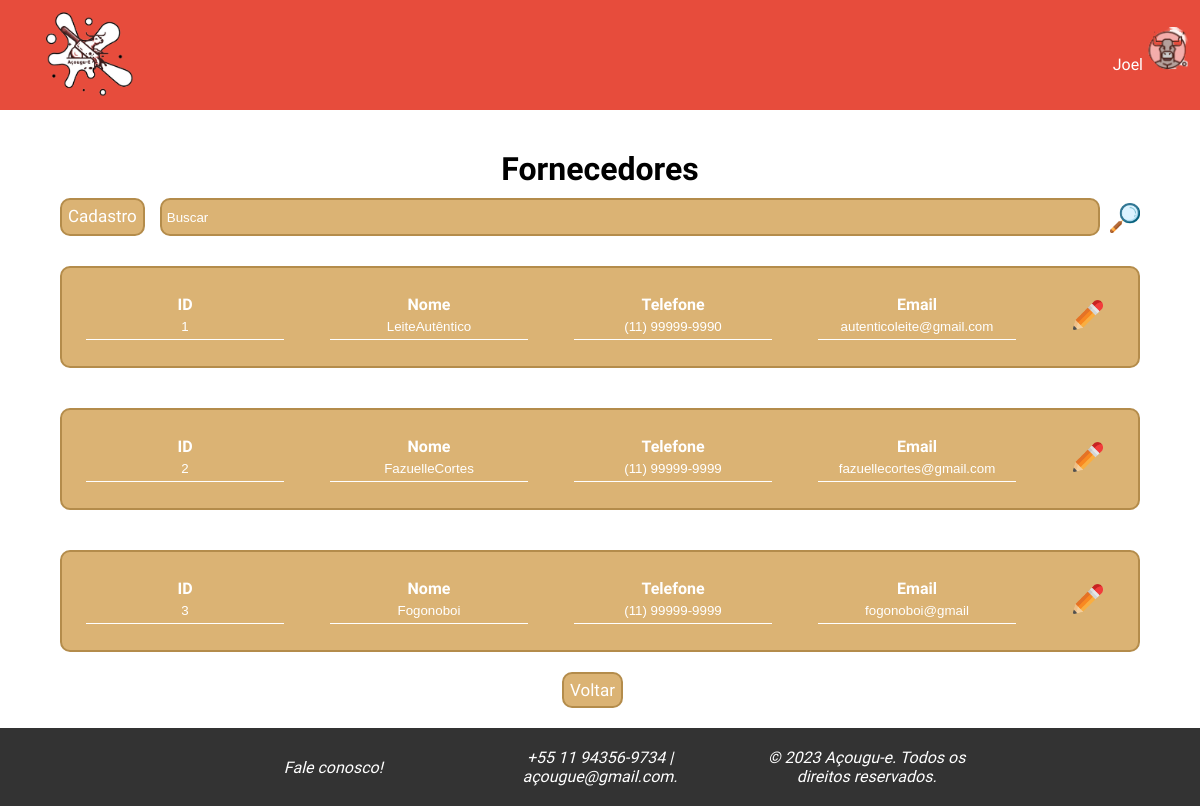
The page /php/php_adm/consultar_fornecedores.php (signed in) on the database its author committed.
### tables this page shows
CREATE TABLE `administradores` (
  `AdmId` int(11) NOT NULL,
  `Nome` varchar(50) DEFAULT NULL,
  `Email` varchar(50) DEFAULT NULL,
  `Senha` varchar(255) DEFAULT NULL
);

CREATE TABLE `fornecedores` (
  `FornecedorId` int(11) NOT NULL,
  `NomeFornecedor` varchar(50) NOT NULL,
  `Telefone` varchar(20) NOT NULL,
  `EmailFornecedor` varchar(100) NOT NULL
);

### includes/verifica.php (called while the page is built)
<?php
require 'config.php';
if (isset($_SESSION['tipo_usuario']) && !empty($_SESSION['tipo_usuario'])) {
    require_once 'Usuario.class.php';
    $u = new Usuario();
    if ($_SESSION['tipo_usuario'] == 'cliente') {
        if (isset($_SESSION['idcli']) && !empty($_SESSION['idcli'])) {
            $listLogged = $u->logged($_SESSION['idcli'], $_SESSION['tipo_usuario']);
            $nomeUsu = isset($listLogged['Nome']) ? $listLogged['Nome'] : null;
        } else {
            header("Location: login.php");
            exit();
        }
    } elseif ($_SESSION['tipo_usuario'] == 'administrador') {
        $listAdmin = $u->logged($_SESSION['id_admin'], $_SESSION['tipo_usuario']);
        $nomeUsu = is_array($listAdmin) ? $listAdmin['Nome'] : null;
    } else {
        header("Location: login.php");
        exit();
    }
} else {
    header("Location: ../../php_entrada/login.php");
    exit();
}
?>

### includes/Usuario.class.php (called while the page is built, shortened)
<?php
class Usuario {
    public function logged($id, $tipoUsuario)
    {
        global $pdo;
        $tabela = ($tipoUsuario == 'cliente') ? 'clientes' : 'administradores';
        $colunaId = ($tipoUsuario == 'cliente') ? 'ClienteId' : 'AdmId';
        $sql = "SELECT Nome FROM $tabela WHERE $colunaId = :id";
        $stmt = $pdo->prepare($sql);
        $stmt->bindValue(":id", $id);
        $stmt->execute();
        return $stmt->fetch(PDO::FETCH_ASSOC);
    }
}
?>

### php/php_adm/consultar_fornecedores.php (the view, shortened to what this page needs)
<?php
    require '../../includes/verifica.php';
    if (isset($_SESSION['id_admin']) && !empty($_SESSION['id_admin'])):
    if ($_SERVER['REQUEST_METHOD'] === 'GET' && isset($_GET['buscar'])) {
        $buscar = '%' . $_GET['buscar'] . '%';
        $sql = "SELECT * FROM fornecedores WHERE NomeFornecedor LIKE :buscar";
        $consulta = $pdo->prepare($sql);
        $consulta->bindParam(':buscar', $buscar, PDO::PARAM_STR);
        $consulta->execute();
    } else {
        $consulta = $pdo->prepare('SELECT * FROM fornecedores');
        $consulta->execute();
    }
?>
<!DOCTYPE html>
<html lang="pt-br">
<head>
    <link rel="stylesheet" href="../../style/css_adm/css-consultar_fornecedores.css">
</head>
<body>
    <?php include_once "nav_adm.php"; ?>
    <main>
        <h1>Fornecedores</h1>
        <div class="container">
            <form action="consultar_fornecedores.php">
                <a href="cadastrar_fornecedores.php" class="input_btn">Cadastro</a>
                <input type="text" name="buscar" class="container buscar" placeholder="Buscar">
                <button type="submit" id="btn"><img src="../../img/pesquisar.png" alt="Editar"></button>
            </form>
        </div>
        <?php
            while ($linha = $consulta->fetch(PDO::FETCH_ASSOC)):
        ?>
        <table>
            <tr>
                <th>ID
                    <br><input type="text" name="txtid" disabled value="<?= $linha['FornecedorId']; ?>">
                </th>
                <th>Nome
                    <br><input type="text" name="txtnome" disabled value="<?= $linha['NomeFornecedor']; ?>">
                </th>
                <th>Telefone
                    <br><input type="text" name="txtnome" disabled value="<?= $linha['Telefone']; ?>">
                </th>
                <th>Email
                    <br><input type="text" name="txtemail" disabled value="<?= $linha['EmailFornecedor']; ?>">
                </th>
                <th>
                    <a href="editar_fornecedores.php?id=<?= $linha['FornecedorId']; ?>"><img src="../../img/editar.png" alt="Editar"></a>
                </th>
            </tr>
        </table>
        <?php endwhile; ?>
        <a href="fornecedores.php"><button type="submit" class="input_btn">Voltar</button></a>
    </main>
    <?php include_once "footer_adm.php"; ?>
</body>
</html>
<?php
    else:
        header("Location: ../../index.php");
        exit();
    endif;
?>

### php/php_adm/nav_adm.php (shortened to what this page needs)
<?php
    require_once '../../includes/verifica.php';
?>
<!DOCTYPE html>
<html lang="pt-br">
<head>
    <link rel="stylesheet" href="../../style/css_adm/css-nav_adm.css">
</head>
<body>
    <nav>
        <div class="nav">
            <a href="inicio.php"><img src="../../img/logo.png" alt="Logo Açougu-E"></a>
            <p id="nav_usuario"><?php  echo $nomeUsu; ?><img src="../../img/logo_usuario.png" alt="Logo usuário" id="nav_menu_li_img"></p>
        </div>
    </nav>
<body>
</html>

### style/css_adm/css-consultar_fornecedores.css (style rules this page uses)
* { margin: 0; padding: 0; }
body { font-family: 'Playpen Sans', sans-serif; box-sizing: border-box; width: 100%; height: 100%; }
main { padding-top: 100px; text-align: center; display: flex; flex-direction: column; justify-content: center; align-items: center; }
h1 { font-size: 32px; }
a { text-decoration: none; cursor: pointer; }
th, td { display: block; width: 100%; box-sizing: border-box; text-align: center; padding: 10px; color: white; }
tr { display: block; width: 100%; box-sizing: border-box; margin-bottom: 10px; }
table { width: 90%; background-color: #DBB374; border: #b48c4b; border-radius: 10px; border-style: solid; border-width: 2px; margin: 20px; margin-bottom: 20px; }
form { margin: 0; }
input { border: none; outline: none; background: none; border-bottom: 1px solid #FFF; padding: 5px; width: 93%; color: white; }
th input { text-align: center; }
th img { width: 30px; height: auto; padding: 10px; padding: 10px; }
.container img { width: 30px; height: auto; padding-left: 10px; padding-top: 5px; }
form { width: 90%; display: flex; flex-direction: row; margin: 10px; }
.container { width: 100%; display: flex; justify-content: center; }
.container .buscar { width: 90vw; background-color: #DBB374; border: #b48c4b; border-radius: 10px; border-style: solid; border-width: 2px; caret-color: white; color: white ; }
.container .buscar::placeholder { color: white; }
#btn { background-color: transparent; border: none; cursor: pointer; }
.input_btn { font-family: 'Playpen Sans', sans-serif; background-color: #DBB374; padding: 6px; margin-right: 15px; border: #b48c4b; border-radius: 10px; border-style: solid; border-width: 2px; color: white; font-size: 17px; cursor: pointer; }
@media screen and (min-width: 768px) { th, td { display: table-cell; width: auto; box-sizing: border-box; text-align: center; padding: 20px; } }
@media screen and (min-width: 768px) { tr { display: table-row; } }

### style/css_adm/css-nav_adm.css (style rules this page uses)
* { margin: 0; padding: 0; }
body { font-family: 'Playpen Sans', sans-serif; box-sizing: border-box; width: 100%; height: 100%; }
.nav { display: flex; background-color: #E74C3C; position: fixed; width: 100%; height: 110px; z-index: 1000; }
.nav img { width: 80px; padding: 1vw; margin: 20px 0 0 40px; }
.nav_menu li, #nav_usuario { display: inline-block; text-align: center; padding: 7px; border-bottom: #be5555; border: #be5555; border-width: 2px; border-style: solid; }
.nav li a, #nav_usuario { text-decoration: none; color: white; border: none; }
#nav_menu_li_img { margin: 0; width: 50px; height: auto; display: none; }
#nav_usuario { display: none; cursor: pointer; }
@media screen and (min-width: 768px) { #nav_menu_li_img { display:unset; } }
@media screen and (min-width: 768px) { #nav_usuario { display: unset; margin-left: auto; padding-top: 17px; } }
@media screen and (min-width: 768px) { .nav img { width: 100px; margin: auto; padding: 0; padding-top: 10px; margin-left: 40px; margin-bottom: 10px; } }

### style/css_adm/css-footer_adm.css (style rules this page uses)
body { font-family: 'Playpen Sans', sans-serif; box-sizing: border-box; width: 100%; min-height: 100vh; margin: 0; display: flex; flex-direction: column; }
main { flex: 1; padding-top: 150px; }

### rows shown on the page
administradores: Nome "Joel"
fornecedores: txtid "1", txtnome "LeiteAutêntico", txtnome "(11) 99999-9990", txtemail "autenticoleite@gmail.com"
fornecedores: txtid "2", txtnome "FazuelleCortes", txtnome "(11) 99999-9999", txtemail "fazuellecortes@gmail.com"
fornecedores: txtid "3", txtnome "Fogonoboi", txtnome "(11) 99999-9999", txtemail "fogonoboi@gmail"
